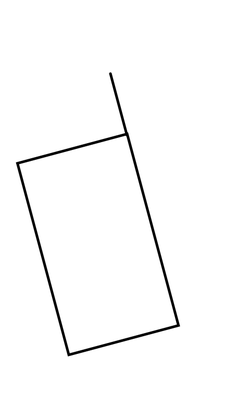
%> input picture Matlab/Single Bild/1-3.png, 237 x 420 px, shrunk from 455 x 807 before the run
$ octave Algorithmus1_RemovalofOuterOutliers.m   (GNU Octave 9; MATLAB toolbox functions it lacks are replaced by stand-ins)
%> lines starting %> are read from the running program, lines starting %| are printed output that depends on the picture; in (x1, y1, x2, y2) boxes, pixels count from 0 and x2, y2 are one past the last pixel; in counts of white or black regions, pixels touching at a corner belong together; the program's own positions count from 1
### Matlab/Single Bild/clean.m
clc;
clear;

### Matlab/Single Bild/Algorithmus1_RemovalofOuterOutliers.m
clean;
%% Input a candidate shape

    Img = imread('1-3.png');
%> Img is the input picture: size 420x237x3 uint8; min 0, max 255, mean 250.4
%     Img = imread('Unbenannt.jpg');
    Img = rgb2gray(Img);
%> Img: size 420x237 uint8
    Img = imbinarize(Img);
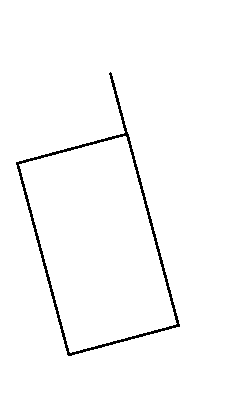
%> Img: size 420x237 logical; 98.1% white; black in thin lines or dots, all inside (x1, y1, x2, y2) = (16, 72, 180, 356)
    % figure,imshow(Img);

    [B,L] = bwboundaries(Img);
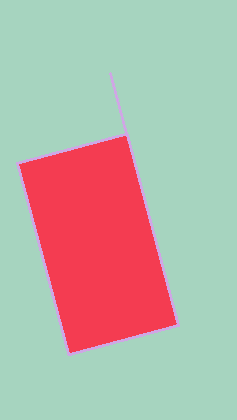
%> L: size 420x237 double; 3 distinct labels, from 1 to 3; one colour per label, 0 black
%> B = 3 boundaries; box (x1, y1, x2, y2) and points: (0, 0, 237, 420) 1311, (16, 72, 180, 356) 728, (19, 136, 177, 353) 588

% [14 lines of commented-out code are left out]
    P = B{3,1};    % choose a candidate shape
%> P = 728 rows, first 12: [163 17; 163 18; 163 19; 162 20; 162 21; 162 22; 162 23; 161 24; 161 25; 161 26; 160 27; 160 28]


%% Algorithm.1 Removal of Outer Outliers

            % input: a candidate shape, a n*2 matrix
P1(:,1) = P(:,2);
P1(:,2) = P(:,1);
P =P1;                  % change the coordinate,the 1.column means x, the 2.colume means y
%> P = 728 rows, first 12: [17 163; 18 163; 19 163; 20 162; 21 162; 22 162; 23 162; 24 161; 25 161; 26 161; 27 160; 28 160]

n = size(P,1); % caculate the number of the point
%> n = 728

sum1 = zeros(1,2);
for i = 1:2
    for j = 1:n
        sum1(i) = sum1(i) + P(j,i);
    end
end
%> after the loop, sum1 = [74028 161321]
Pmean = sum1.*1/n;                  % mean of P, a 1*2 matrix
%> Pmean = [101.7 221.6]
Pc = P - ones(n,1)*Pmean;           % centralization
A = Pc'*Pc;                         % convariance
%> A = [1716510.6 235191.6; 235191.6 5418635.5]
[U,D,V] = svd(A);
%> U = [0.0631 0.998; 0.998 -0.0631]; D = [5433517.1 0; 0 1701629]; V = [0.0631 0.998; 0.998 -0.0631]
Pcr = Pc*U;                         % rotate centralized points (anticlokwise with original point)
%> Pcr = 728 rows, first 12: [-63.83 -80.82; -63.76 -79.82; -63.7 -78.82; -64.63 -77.76; -64.57 -76.76; -64.51 -75.76; -64.44 -74.77; -65.38 -73.71; -65.32 -72.71; -65.25 -71.71; -66.19 -70.65; -66.13 -69.65]
Pcr = round(Pcr);
%> Pcr = 728 rows, first 12: [-64 -81; -64 -80; -64 -79; -65 -78; -65 -77; -65 -76; -64 -75; -65 -74; -65 -73; -65 -72; -66 -71; -66 -70]

figure,imshow(Img),hold on;
plot(P(:,1),P(:,2));
plot(Pcr(:,1),Pcr(:,2));

xmin=min(Pcr(:,1));
%> xmin = -148
ymin=min(Pcr(:,2));
%> ymin = -81

plot(Pcr(:,1)-xmin,Pcr(:,2)-ymin);

Pcr1(:,1) = Pcr(:,1)-xmin+1;
Pcr1(:,2) = Pcr(:,2)-ymin+1;
plot(Pcr1(:,1),Pcr1(:,2));
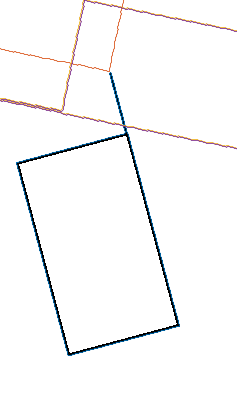
%> figure redrawn from the program's plot data

Img1 = ones(max(Pcr1(:,2)),max(Pcr1(:,1)));
%> Img1: size 154x281 double; every value is 1
figure,imshow(Img1);
num = size(Pcr1,1);
%> num = 728

for i=1:num

    Img1(Pcr1(i,2),Pcr1(i,1)) = 0;

end
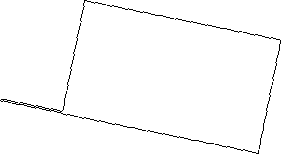
%> Img1: size 154x281 double; values 0 (black) and 1 (white), 98.3% white; black in thin lines or dots
Img1 = logical(Img1);
%> Img1: size 154x281 logical; 98.3% white; black in thin lines or dots
figure,imshow(Img1);

[a,b] = size(Img1);
%> a = 154; b = 281
h = a-sum(Img1,1);
%> h = 281 values, max 9 at index 65, min 1 at index 1, mean 2.58


% [8 lines of commented-out code are left out]


figure,bar(h),title('h');
%> after `title('h')`:
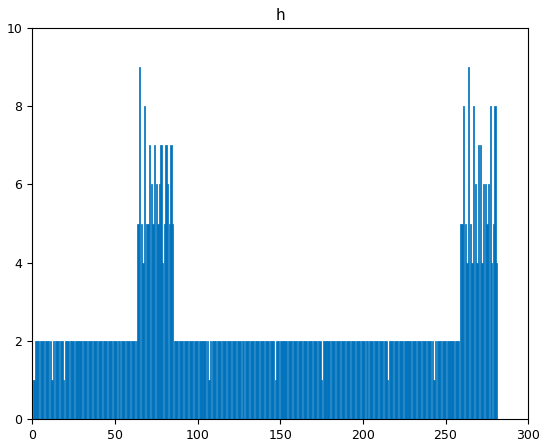
%> figure redrawn from the program's plot data; tallest bar 9 high, from x = 64.6 to 65.4

hdiff = zeros(1,b-1);
    for k=1:b-1

        hdiff(k) = abs(h(k+1)-h(k));

    end
%> after the loop, hdiff = 280 values, max 5 at index 263, min 0 at index 2, mean 0.396
    bar(hdiff),title('hdiff');                  % approximate the absolute derivative of h
%> after `title('hdiff')`:
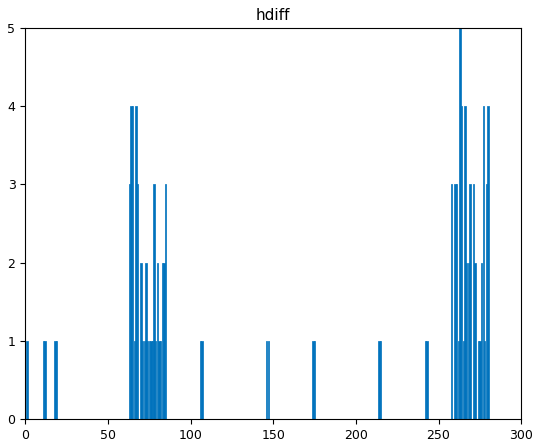
%> figure redrawn from the program's plot data; tallest bar 5 high, from x = 262.6 to 263.4

 m=max(hdiff(1,:));                                  %   Algorithm
%> m = 5
    index=find(hdiff(1,:)==m);
%> index = 263
    while numel(index)<4
       m=m-1;
       index1=find(hdiff(1,:)==m);
       index = cat(2,index,index1);
    end
%> this loop made 1 pass
%> (m, index) on pass 1: (4, [263 64 65 67 264 266 277 280])
%     max_array=hdiff(1,index);
%     index = index(1:4);

    jmin = min(index);
%> jmin = 64
    jmax = max(index);
%> jmax = 280


    index1=find(Pcr1(:,1)<jmax & Pcr1(:,1)>jmin);
%> index1 = 588 values from 1 to 728

    Pnew = Pcr1(index1,:);
%> Pnew = 588 rows, first 12: [85 1; 85 2; 85 3; 84 4; 84 5; 84 6; 85 7; 84 8; 84 9; 84 10; 83 11; 83 12]


%     figure,imshow(Img1),hold on;
%     plot(Pnew(:,1),Pnew(:,2));         % Step 11

    Pnew(:,1) = Pnew(:,1)+xmin-1;
    Pnew(:,2) = Pnew(:,2)+ymin-1;
%     plot(Pnew(:,1),Pnew(:,2));

    m = size(Pnew,1);                   % Step 12
%> m = 588

%> (the run ends here)

$ run again, with Matlab/Single Bild/1-0.png copied over Matlab/Single Bild/1-3.png
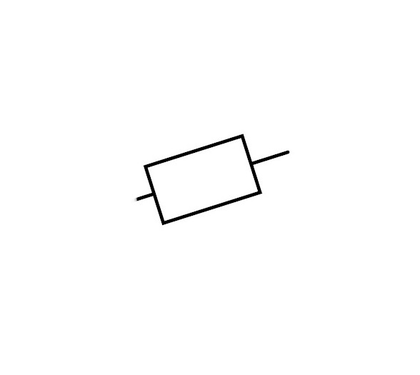
%> input picture Matlab/Single Bild/1-0.png, 420 x 375 px, shrunk from 588 x 525 before the run
%> Img is the input picture: size 375x420x3 uint8; min 0, max 255, mean 253
%> L: size 375x420 double; 3 distinct labels, from 1 to 3
%> B = 3 boundaries; box (x1, y1, x2, y2) and points: (0, 0, 420, 375) 1587, (136, 134, 289, 225) 418, (148, 138, 258, 221) 291
%> `P = B{3,1};`: P = 418 rows, first 12: [199 137; 198 138; 198 139; 198 140; 197 141; 197 142; 197 143; 196 144; 196 145; 196 146; 196 147; 195 148]
%> `P =P1;`: P = 418 rows, first 12: [137 199; 138 198; 139 198; 140 198; 141 197; 142 197; 143 197; 144 196; 145 196; 146 196; 147 196; 148 195]
%> n = 418
%> after the loop `for i = 1:2`: sum1 = [88067 74208]
%> Pmean = [210.7 177.5]
%> A = [904161.9 -215154.4; -215154.4 294726.1]
%> U = [-0.953 0.303; 0.303 0.953]; D = [972464.7 0; 0 226423.3]; V = [-0.953 0.303; 0.303 0.953]
%> `Pcr = Pc*U;`: Pcr = 418 rows, first 12: [76.73 -1.83; 75.47 -2.48; 74.52 -2.18; 73.57 -1.88; 72.31 -2.53; 71.36 -2.23; 70.4 -1.92; 69.15 -2.57; 68.2 -2.27; 67.24 -1.97; 66.29 -1.67; 65.03 -2.32]
%> `Pcr = round(Pcr);`: Pcr = 418 rows, first 12: [77 -2; 75 -2; 75 -2; 74 -2; 72 -3; 71 -2; 70 -2; 69 -3; 68 -2; 67 -2; 66 -2; 65 -2]
%> xmin = -82
%> ymin = -31
%> num = 418
%> after the loop `for i=1:num`:
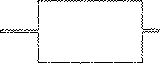
%> Img1: size 64x160 double; values 0 (black) and 1 (white), 96% white; black in thin lines or dots
%> h = 160 values, max 50 at index 39, min 1 at index 5, mean 2.54
%> after the loop `for k=1:b-1`: hdiff = 159 values, max 48 at index 39, min 0 at index 8, mean 1.4
%> `title('hdiff')`:
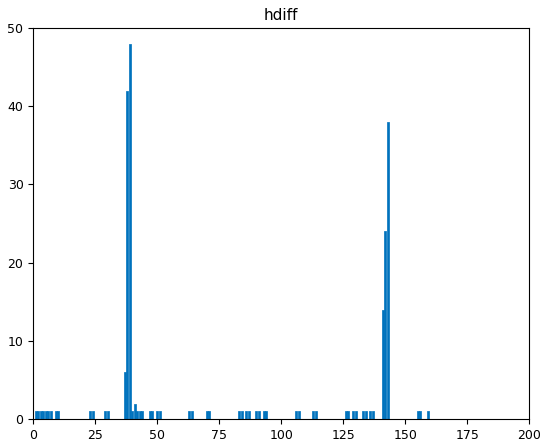
%> figure redrawn from the program's plot data; tallest bar 48 high, from x = 38.6 to 39.4
%> `m=max(hdiff(1,:));`: m = 48
%> `index=find(hdiff(1,:)==m);`: index = 39
%> the loop `while numel(index)<4` made 24 passes
%> (m, index) on passes 1, 2, 3, 4, 5, 7, 8, 9: (47, 39), (46, 39), (45, 39), (44, 39), (43, 39), (41, [39 38]), (40, [39 38]), (39, [39 38])
%> jmin = 38
%> jmax = 143
%> `index1=find(Pcr1(:,1)<jmax & Pcr1(:,1)>jmin);`: index1 = 262 values from 18 to 392
%> Pnew = 262 rows, first 12: [142 28; 142 25; 142 22; 142 19; 142 15; 142 8; 142 5; 142 2; 142 1; 141 1; 140 2; 139 1]
%> `m = size(Pnew,1);`: m = 262

$ run again, with Matlab/Single Bild/1-1.png copied over Matlab/Single Bild/1-3.png
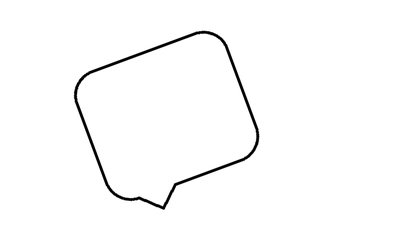
%> input picture Matlab/Single Bild/1-1.png, 420 x 236 px, shrunk from 741 x 417 before the run
%> Img is the input picture: size 236x420x3 uint8; min 0, max 255, mean 250.9
%> L: size 236x420 double; 3 distinct labels, from 1 to 3
%> B = 3 boundaries; box (x1, y1, x2, y2) and points: (0, 0, 420, 236) 1309, (74, 31, 259, 210) 524, (77, 34, 256, 206) 507
%> `P = B{3,1};`: P = 524 rows, first 12: [92 75; 91 76; 90 76; 89 76; 88 76; 87 77; 86 77; 85 77; 84 78; 83 78; 82 79; 81 80]
%> `P =P1;`: P = 524 rows, first 12: [75 92; 76 91; 76 90; 76 89; 76 88; 77 87; 77 86; 77 85; 78 84; 78 83; 79 82; 80 81]
%> n = 524
%> after the loop `for i = 1:2`: sum1 = [87636 62126]
%> Pmean = [167.2 118.6]
%> A = [1961888.7 -139922.8; -139922.8 1760869]
%> U = [-0.89 0.456; 0.456 0.89]; D = [2033659.5 0; 0 1689098.2]; V = [-0.89 0.456; 0.456 0.89]
%> `Pcr = Pc*U;`: Pcr = 524 rows, first 12: [69.95 -65.73; 68.61 -66.17; 68.15 -67.06; 67.7 -67.95; 67.24 -68.84; 65.89 -69.27; 65.44 -70.16; 64.98 -71.05; 63.63 -71.48; 63.18 -72.37; 61.83 -72.81; 60.49 -73.24]
%> `Pcr = round(Pcr);`: Pcr = 524 rows, first 12: [70 -66; 69 -66; 68 -67; 68 -68; 67 -69; 66 -69; 65 -70; 65 -71; 64 -71; 63 -72; 62 -73; 60 -73]
%> xmin = -87
%> ymin = -77
%> num = 524
%> after the loop `for i=1:num`:
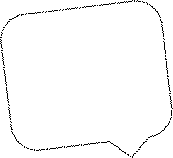
%> Img1: size 158x173 double; values 0 (black) and 1 (white), 98.2% white; black in thin lines or dots
%> h = 173 values, max 13 at index 172, min 1 at index 21, mean 2.91
%> after the loop `for k=1:b-1`: hdiff = 172 values, max 12 at index 172, min 0 at index 3, mean 0.808
%> `title('hdiff')`:
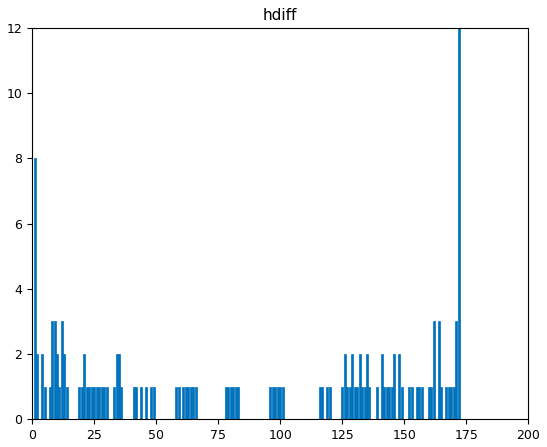
%> figure redrawn from the program's plot data; tallest bar 12 high, from x = 171.6 to 172.4
%> `m=max(hdiff(1,:));`: m = 12
%> `index=find(hdiff(1,:)==m);`: index = 172
%> the loop `while numel(index)<4` made 9 passes
%> (m, index) on passes 1, 2, 3, 5, 6, 7, 8, 9: (11, 172), (10, 172), (9, 172), (7, [172 1]), (6, [172 1]), (5, [172 1]), (4, [172 1]), (3, [172 1 8 9 12 162 164 171])
%> jmin = 1
%> jmax = 172
%> `index1=find(Pcr1(:,1)<jmax & Pcr1(:,1)>jmin);`: index1 = 506 values from 1 to 524
%> Pnew = 506 rows, first 12: [158 12; 157 12; 156 11; 156 10; 155 9; 154 9; 153 8; 153 7; 152 7; 151 6; 150 5; 148 5]
%> `m = size(Pnew,1);`: m = 506

$ run again, with Matlab/Single Bild/1-2.png copied over Matlab/Single Bild/1-3.png
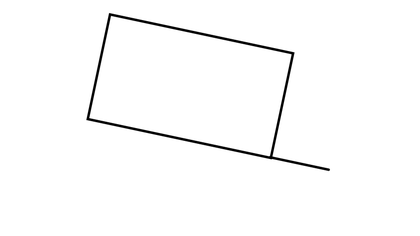
%> input picture Matlab/Single Bild/1-2.png, 420 x 236 px, shrunk from 855 x 481 before the run
%> Img is the input picture: size 236x420x3 uint8; min 0, max 255, mean 250.9
%> L: size 236x420 double; 3 distinct labels, from 1 to 3
%> B = 3 boundaries; box (x1, y1, x2, y2) and points: (0, 0, 420, 236) 1309, (86, 13, 330, 171) 696, (89, 16, 291, 156) 562
%> `P = B{3,1};`: P = 696 rows, first 12: [120 87; 119 88; 118 88; 117 88; 116 88; 115 88; 114 89; 113 89; 112 89; 111 89; 110 89; 109 90]
%> `P =P1;`: P = 696 rows, first 12: [87 120; 88 119; 88 118; 88 117; 88 116; 88 115; 89 114; 89 113; 89 112; 89 111; 89 110; 90 109]
%> n = 696
%> after the loop `for i = 1:2`: sum1 = [145383 69240]
%> Pmean = [208.9 99.48]
%> A = [4134117.6 1169369.1; 1169369.1 1945657.8]
%> U = [-0.917 -0.398; -0.398 0.917]; D = [4641375.5 0; 0 1438399.9]; V = [-0.917 -0.398; -0.398 0.917]
%> `Pcr = Pc*U;`: Pcr = 696 rows, first 12: [103.7 67.33; 103.1 66.01; 103.5 65.09; 103.9 64.18; 104.3 63.26; 104.7 62.34; 104.2 61.03; 104.6 60.11; 105 59.19; 105.4 58.27; 105.8 57.36; 105.3 56.04]
%> `Pcr = round(Pcr);`: Pcr = 696 rows, first 12: [104 67; 103 66; 104 65; 104 64; 104 63; 105 62; 104 61; 105 60; 105 59; 105 58; 106 57; 105 56]
%> xmin = -140
%> ymin = -77
%> num = 696
%> after the loop `for i=1:num`:
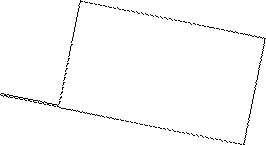
%> Img1: size 145x266 double; values 0 (black) and 1 (white), 98.4% white; black in thin lines or dots
%> h = 266 values, max 7 at index 63, min 1 at index 1, mean 2.36
%> after the loop `for k=1:b-1`: hdiff = 265 values, max 6 at index 265, min 0 at index 2, mean 0.604
%> `title('hdiff')`:
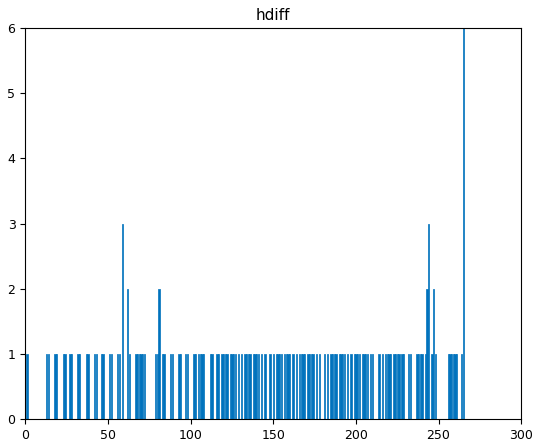
%> figure redrawn from the program's plot data; tallest bar 6 high, from x = 264.6 to 265.4
%> `m=max(hdiff(1,:));`: m = 6
%> `index=find(hdiff(1,:)==m);`: index = 265
%> the loop `while numel(index)<4` made 4 passes
%> (m, index) on passes 1 to 4: (5, 265), (4, 265), (3, [265 59 244]), (2, [265 59 244 62 81 243 247])
%> jmin = 59
%> jmax = 265
%> `index1=find(Pcr1(:,1)<jmax & Pcr1(:,1)>jmin);`: index1 = 571 values from 1 to 696
%> Pnew = 571 rows, first 12: [245 145; 244 144; 245 143; 245 142; 245 141; 246 140; 245 139; 246 138; 246 137; 246 136; 247 135; 246 134]
%> `m = size(Pnew,1);`: m = 571
